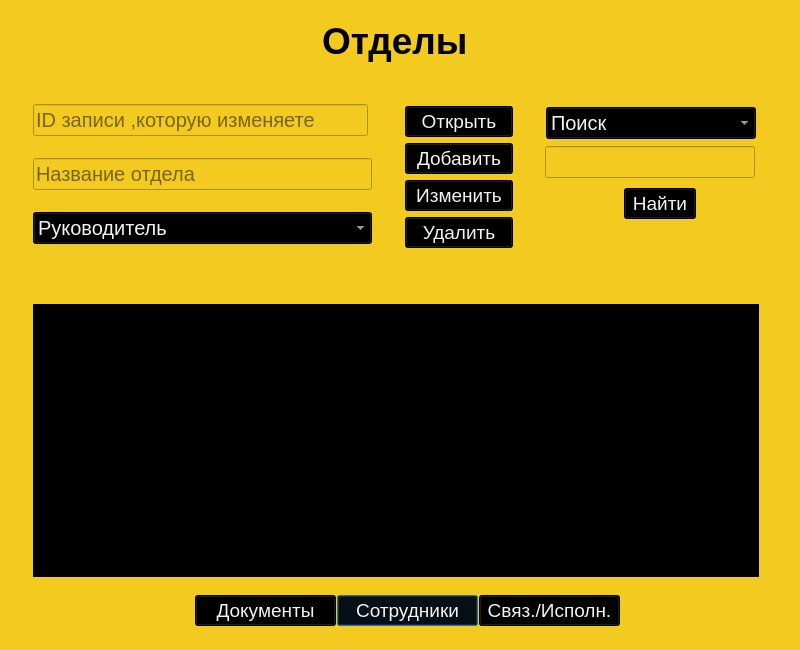
<?xml version="1.0" encoding="UTF-8"?>
<ui version="4.0">
 <class>Dialog</class>
 <widget class="QDialog" name="Dialog">
  <property name="geometry">
   <rect>
    <x>0</x>
    <y>0</y>
    <width>800</width>
    <height>650</height>
   </rect>
  </property>
  <property name="windowTitle">
   <string>Dialog</string>
  </property>
  <property name="styleSheet">
   <string notr="true">background-color: rgb(243, 202, 32);</string>
  </property>
  <widget class="QPushButton" name="client">
   <property name="geometry">
    <rect>
     <x>337</x>
     <y>595</y>
     <width>141</width>
     <height>31</height>
    </rect>
   </property>
   <property name="styleSheet">
    <string notr="true">background-color: rgb(0, 0, 0);
font-size:14pt;color:rgb(243, 243, 243)</string>
   </property>
   <property name="text">
    <string>Сотрудники</string>
   </property>
  </widget>
  <widget class="QPushButton" name="what">
   <property name="geometry">
    <rect>
     <x>624</x>
     <y>188</y>
     <width>72</width>
     <height>31</height>
    </rect>
   </property>
   <property name="styleSheet">
    <string notr="true">background-color: rgb(0, 0, 0);
font-size:14pt; color:rgb(243, 243, 243)</string>
   </property>
   <property name="text">
    <string>Найти</string>
   </property>
  </widget>
  <widget class="QWidget" name="layoutWidget_2">
   <property name="geometry">
    <rect>
     <x>405</x>
     <y>106</y>
     <width>108</width>
     <height>144</height>
    </rect>
   </property>
   <layout class="QVBoxLayout" name="verticalLayout">
    <item>
     <widget class="QPushButton" name="open">
      <property name="styleSheet">
       <string notr="true">background-color: rgb(0, 0, 0);
font-size:14pt; color:rgb(243, 243, 243)</string>
      </property>
      <property name="text">
       <string>Открыть</string>
      </property>
     </widget>
    </item>
    <item>
     <widget class="QPushButton" name="apdate">
      <property name="styleSheet">
       <string notr="true">background-color: rgb(0, 0, 0);
font-size:14pt; color:rgb(243, 243, 243)</string>
      </property>
      <property name="text">
       <string>Добавить</string>
      </property>
     </widget>
    </item>
    <item>
     <widget class="QPushButton" name="what_5">
      <property name="styleSheet">
       <string notr="true">background-color: rgb(0, 0, 0);
font-size:14pt; color:rgb(243, 243, 243)</string>
      </property>
      <property name="text">
       <string>Изменить</string>
      </property>
     </widget>
    </item>
    <item>
     <widget class="QPushButton" name="dell">
      <property name="styleSheet">
       <string notr="true">background-color: rgb(0, 0, 0);
font-size:14pt; color:rgb(243, 243, 243)</string>
      </property>
      <property name="text">
       <string>Удалить</string>
      </property>
     </widget>
    </item>
   </layout>
  </widget>
  <widget class="QComboBox" name="typdoc_2">
   <property name="geometry">
    <rect>
     <x>546</x>
     <y>107</y>
     <width>210</width>
     <height>32</height>
    </rect>
   </property>
   <property name="styleSheet">
    <string notr="true">background-color: rgb(0, 0, 0);
font-size:15pt; color:rgb(243, 243, 243)</string>
   </property>
   <item>
    <property name="text">
     <string>Поиск</string>
    </property>
   </item>
  </widget>
  <widget class="QLineEdit" name="whattext">
   <property name="geometry">
    <rect>
     <x>545</x>
     <y>146</y>
     <width>210</width>
     <height>32</height>
    </rect>
   </property>
   <property name="styleSheet">
    <string notr="true">font-size:15pt; 
color:rgb(0, 0, 0);

</string>
   </property>
   <property name="text">
    <string/>
   </property>
  </widget>
  <widget class="QLabel" name="label_3">
   <property name="geometry">
    <rect>
     <x>322</x>
     <y>17</y>
     <width>171</width>
     <height>50</height>
    </rect>
   </property>
   <property name="styleSheet">
    <string notr="true"> font-size:28pt; color:rgb(0, 0, 0);</string>
   </property>
   <property name="text">
    <string>&lt;html&gt;&lt;head/&gt;&lt;body&gt;&lt;p&gt;&lt;span style=&quot; font-weight:600;&quot;&gt;Отделы&lt;/span&gt;&lt;/p&gt;&lt;/body&gt;&lt;/html&gt;</string>
   </property>
  </widget>
  <widget class="QPushButton" name="docs">
   <property name="geometry">
    <rect>
     <x>195</x>
     <y>595</y>
     <width>141</width>
     <height>31</height>
    </rect>
   </property>
   <property name="styleSheet">
    <string notr="true">background-color:rgb(0, 0, 0);
font-size:14pt; color:rgb(243, 243, 243)</string>
   </property>
   <property name="text">
    <string>Документы</string>
   </property>
  </widget>
  <widget class="QTableWidget" name="twStaffs">
   <property name="geometry">
    <rect>
     <x>33</x>
     <y>304</y>
     <width>726</width>
     <height>273</height>
    </rect>
   </property>
   <property name="styleSheet">
    <string notr="true">font-size:15pt; 
color:rgb(243, 243, 243);
background-color: rgb(0, 0, 0);</string>
   </property>
  </widget>
  <widget class="QPushButton" name="sviz">
   <property name="geometry">
    <rect>
     <x>479</x>
     <y>595</y>
     <width>141</width>
     <height>31</height>
    </rect>
   </property>
   <property name="styleSheet">
    <string notr="true">background-color: rgb(0, 0, 0);
font-size:14pt; color:rgb(243, 243, 243)</string>
   </property>
   <property name="text">
    <string>Связ./Исполн.</string>
   </property>
  </widget>
  <widget class="QLineEdit" name="name">
   <property name="geometry">
    <rect>
     <x>33</x>
     <y>158</y>
     <width>339</width>
     <height>32</height>
    </rect>
   </property>
   <property name="focusPolicy">
    <enum>Qt::WheelFocus</enum>
   </property>
   <property name="styleSheet">
    <string notr="true">font-size:15pt; 
background-color: rgb(243, 202, 32);
color: rgb(0, 0, 0)</string>
   </property>
   <property name="text">
    <string/>
   </property>
   <property name="placeholderText">
    <string>Название отдела</string>
   </property>
  </widget>
  <widget class="QComboBox" name="king">
   <property name="geometry">
    <rect>
     <x>33</x>
     <y>212</y>
     <width>339</width>
     <height>32</height>
    </rect>
   </property>
   <property name="styleSheet">
    <string notr="true">font-size:15pt; 
background-color: rgb(0, 0, 0);
color:rgb(243, 243, 243)</string>
   </property>
   <property name="placeholderText">
    <string notr="true"/>
   </property>
   <item>
    <property name="text">
     <string>Руководитель</string>
    </property>
   </item>
  </widget>
  <widget class="QLineEdit" name="id">
   <property name="geometry">
    <rect>
     <x>33</x>
     <y>104</y>
     <width>335</width>
     <height>32</height>
    </rect>
   </property>
   <property name="styleSheet">
    <string notr="true">font-size:15pt; 
background-color: rgb(243, 202, 32);
color: rgb(0, 0, 0)</string>
   </property>
   <property name="text">
    <string/>
   </property>
   <property name="placeholderText">
    <string>ID записи ,которую изменяете</string>
   </property>
  </widget>
 </widget>
 <resources/>
 <connections/>
</ui>
